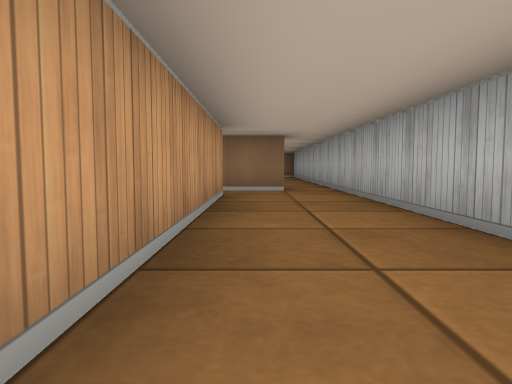
view 1 (above)

19 first-person views from a walk through a cub3D ray-caster map. The camera is about half as high as the walls, tilts 4° down and sees 70° across. The floor is counted in squares. Each view is taken from the middle of a square. On the plan, view 1 faces up. The plan holds only what a view shows up to about 9 squares ahead; the rest is blank.

view 2
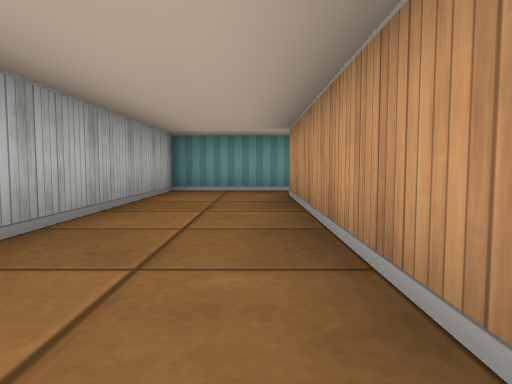

view 3
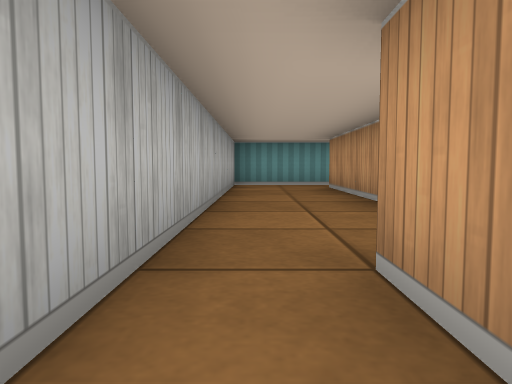

view 4
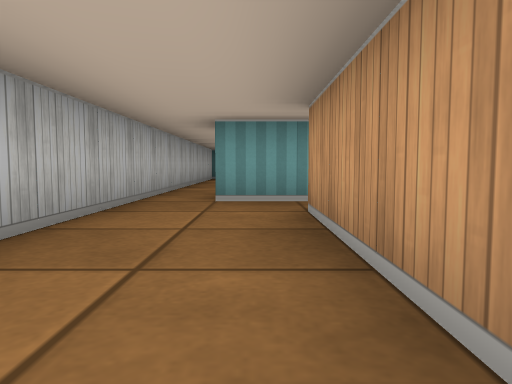

view 5
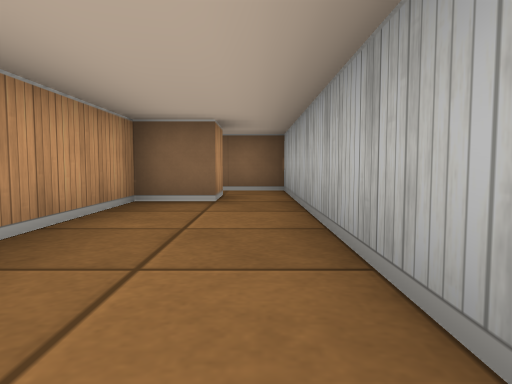

view 6
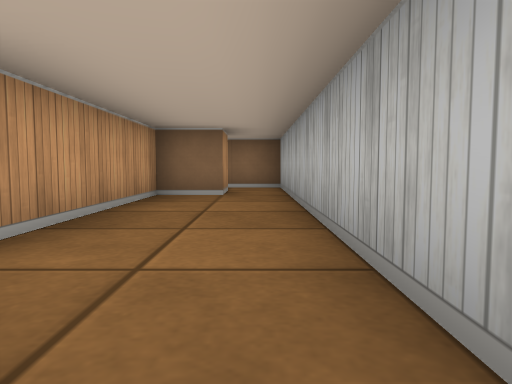

view 7
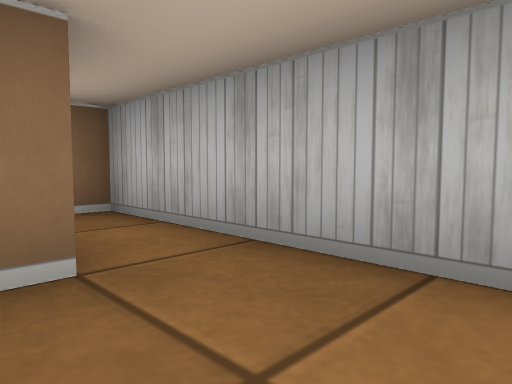

view 8
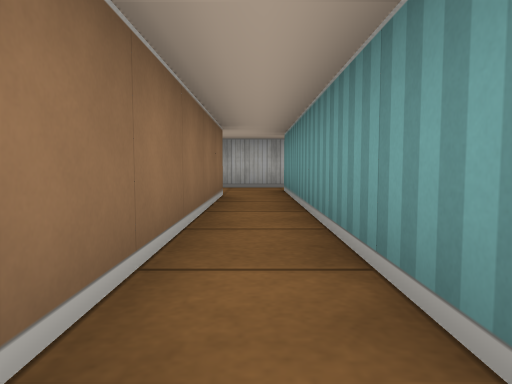

view 9
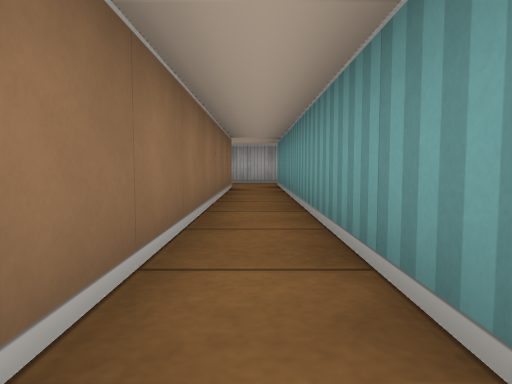

view 10
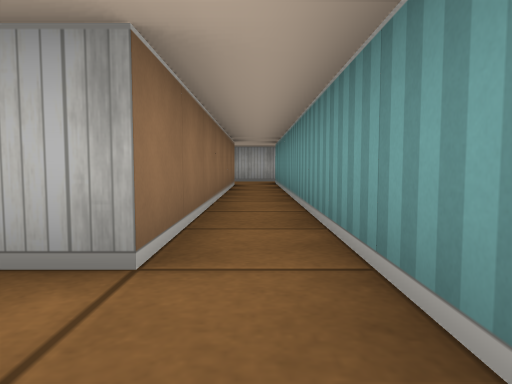

view 11
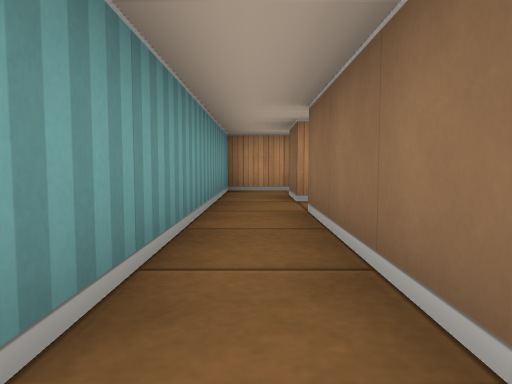

view 12
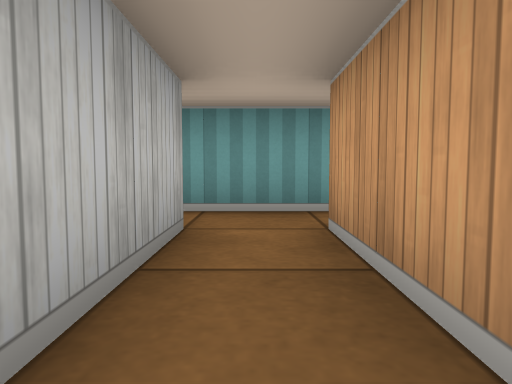

view 13
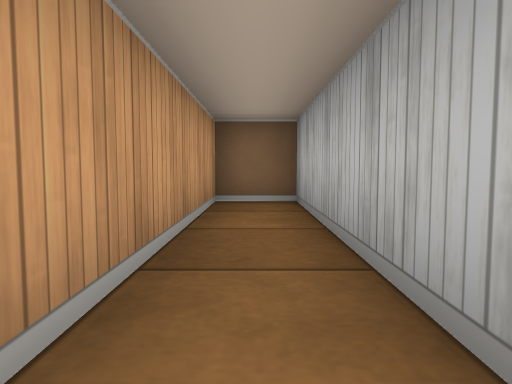

view 14
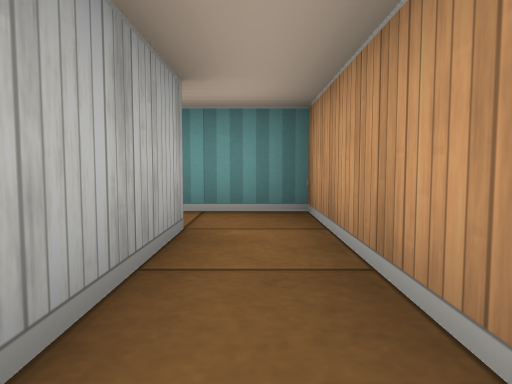

view 15
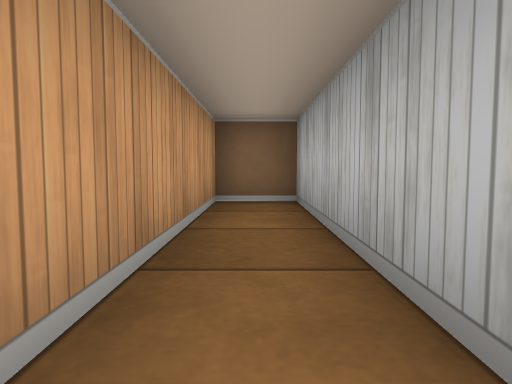

view 16
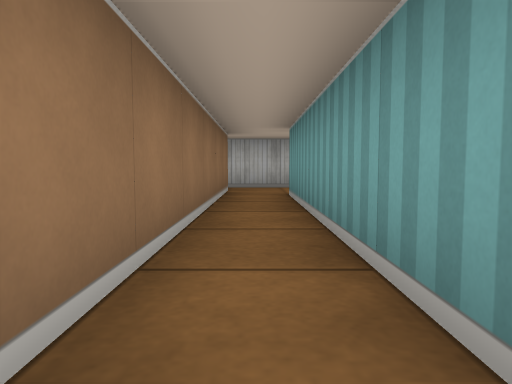

view 17
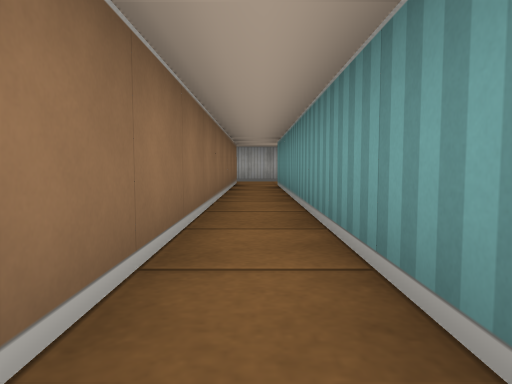

view 18
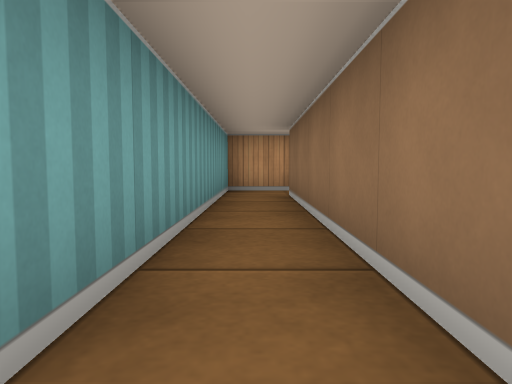

view 19
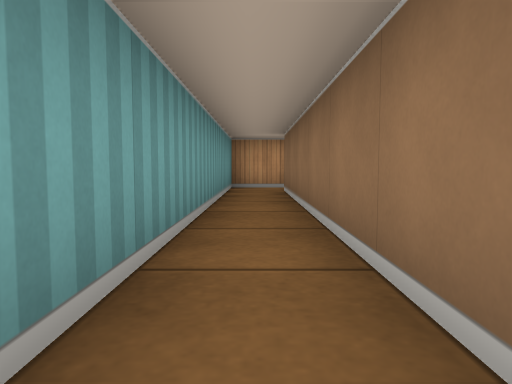

### Floor plan
Points are (right, up) in squares from view 1. A wall is a line through its corners. A room is listed if a view was taken in it or the views show most of it. See-through windows are left out.
Room 1 (views 1, 2)
walls: (-0.5, 5.5) (-0.5, 0.5); (0.5, 6.5) (-0.5, 6.5); (-0.8, -0.5) (1.5, -0.5) (1.5, 6.5)
ways out: opening at (1, 7) to room 2; opening at (-1, 6) to room 5; opening at (0, 0)
Room 2 (views 3, 4, 5, 6, 7)
walls: (0.5, 12.5) (-0.5, 12.5) (-0.5, 8.5); (-0.5, 7.5) (0.5, 7.5) (0.5, 6.5); (1.5, 6.5) (1.5, 12.5)
ways out: opening at (1, 7) to room 1; opening at (0, 8) to room 3; opening at (1, 13)
Room 3 (views 8, 9, 11, 12, 13)
walls: (-8.5, 7.5) (-0.5, 7.5); (-0.5, 8.5) (-7.5, 8.5) (-7.5, 12.5) (-8.5, 12.5) (-8.5, 8.5)
ways out: opening at (0, 8) to room 2; opening at (-9, 8) to room 4
Room 4 (views 10, 14, 15)
walls: (-8.5, 8.5) (-9.5, 8.5) (-9.5, 12.5) (-10.5, 12.5) (-10.5, 7.5) (-8.5, 7.5)
ways out: opening at (-9, 8) to room 3
Room 5 (views 16, 17, 18, 19)
walls: (-12.5, 6.6) (-12.5, 5.5) (-0.5, 5.5); (-0.5, 6.5) (-11.5, 6.5)
ways out: opening at (-1, 6) to room 1

Where each view was taken, in squares from view 1:
view 1: 0 up, 0 right, facing up
view 2: 6 up, 0 right, facing down
view 3: 8 up, 1 right, facing down
view 4: 12 up, 0 right, facing down
view 5: 8 up, 1 right, facing up
view 6: 7 up, 1 right, facing up
view 7: 11 up, 0 right, facing up-right
view 8: 8 up, 6 left, facing right
view 9: 8 up, 8 left, facing right
view 10: 8 up, 9 left, facing right
view 11: 8 up, 4 left, facing left
view 12: 11 up, 8 left, facing down
view 13: 8 up, 8 left, facing up
view 14: 11 up, 10 left, facing down
view 15: 8 up, 10 left, facing up
view 16: 6 up, 6 left, facing right
view 17: 6 up, 9 left, facing right
view 18: 6 up, 6 left, facing left
view 19: 6 up, 5 left, facing left
